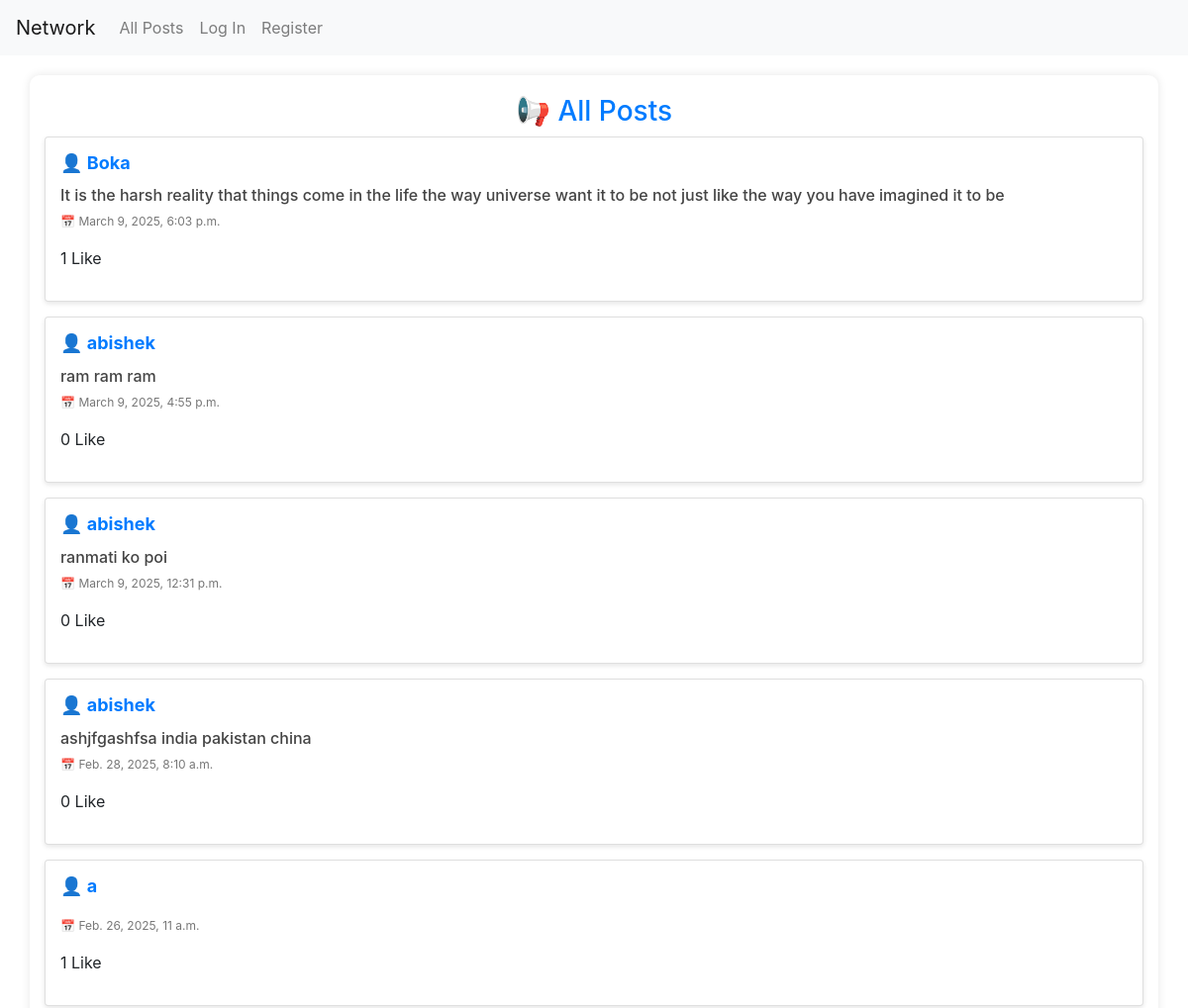
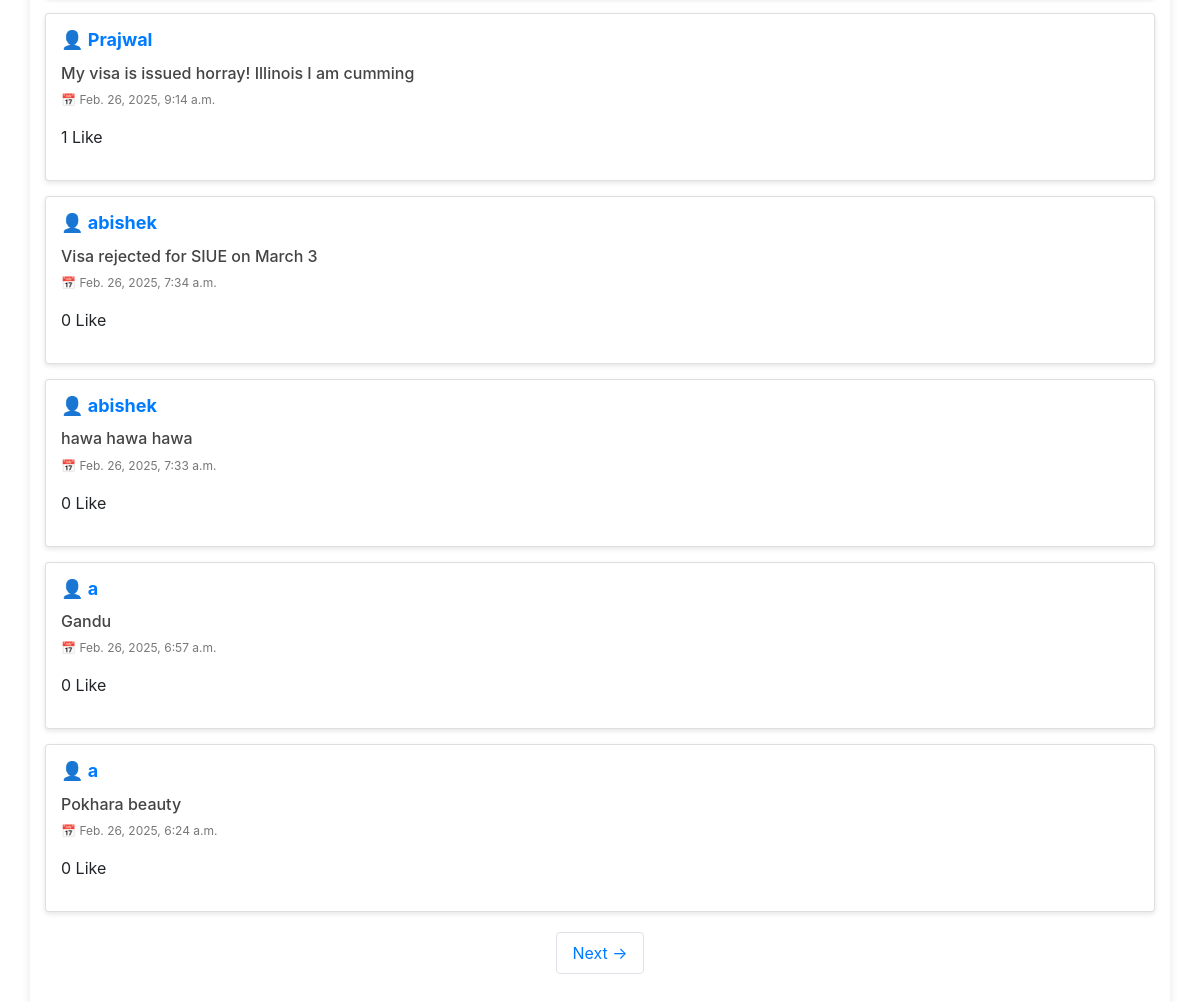
The page / on the database its author committed (2 pictures, top to bottom).
### network/models.py (models this page shows, shortened)
class Post(models.Model):
    content = models.CharField(max_length=140)
    user = models.ForeignKey(User, on_delete=models.CASCADE, related_name="author")
    date = models.DateTimeField(auto_now_add=True)

class User(AbstractUser):
    pass

### network/views.py (the view)
# urls.py: path("", views.index, name="index"),
@csrf_exempt
def index(request):
    allPosts = Post.objects.all().order_by("id").reverse()
    paginator = Paginator(allPosts, 10)
    pageNumber = request.GET.get('page')
    posts_of_the_page = paginator.get_page(pageNumber)
    allLikes = Like.objects.all()
    whoYouLiked = []
    for post in posts_of_the_page:
        post.like_count = Like.objects.filter(post=post).count()
    try:
        for like in allLikes:
            if like.user.id == request.user.id:
                whoYouLiked.append(like.post.id)
    except:
        whoYouLiked = []
    return render(request, "network/index.html",{
        "posts": posts_of_the_page,
        "whoYouLiked": whoYouLiked
    })

### network/templates/network/index.html (shortened to what this page needs)
{% extends "network/layout.html" %}
{% load static%}
{% block body %}
    <div class="container">
        <h1 class="title">📢 All Posts</h1>
        <div class="">
            {% for post in posts %}
            <div class="post card">
                <h5 class="username"><a href="{% url 'profile' user_id=post.user.id%}">👤 <strong>{{ post.user }}</strong></a></h5>
                <h6 class="content" id="content_{{post.id}}">{{ post.content }}</h6>
                <p class="date">📅 {{ post.date }}</p>
                <p id="likecount_{{post.id}}">{{post.like_count}} Like</p>
            </div>
            {% endfor %}
        </div>
        <nav aria-label="Page navigation">
            <ul class="pagination justify-content-center">
                {% if posts.has_next %}
                    <li class="page-item"><a class="page-link" href="?page={{ posts.next_page_number }}">Next →</a></li>
                {% endif %}
            </ul>
        </nav>
    </div>
{% endblock %}

### network/templates/network/layout.html (shortened to what this page needs)
{% load static %}
<!DOCTYPE html>
<html lang="en">
    <head>
        <link href="{% static 'network/style.css' %}" rel="stylesheet">
        <link rel="stylesheet" href="https://stackpath.bootstrapcdn.com/bootstrap/4.4.1/css/bootstrap.min.css">
        <link rel="stylesheet" href="https://cdnjs.cloudflare.com/ajax/libs/font-awesome/4.7.0/css/font-awesome.min.css">
    </head>
    <body>
        <nav class="navbar navbar-expand-lg navbar-light bg-light">
            <a class="navbar-brand" href="{% url 'index' %}">Network</a>
            <div>
              <ul class="navbar-nav mr-auto">
                <li class="nav-item">
                  <a class="nav-link" href="{% url 'index' %}">All Posts</a>
                </li>
                {% if user.is_authenticated %}
                    <li class="nav-item">
                        <a class="nav-link" href="{% url 'following' %}">Following</a>
                    </li>
                    <li class="nav-item">
                        <a class="nav-link" href="{% url 'logout' %}">Log Out</a>
                    </li>
                {% else %}
                    <li class="nav-item">
                        <a class="nav-link" href="{% url 'login' %}">Log In</a>
                    </li>
                    <li class="nav-item">
                        <a class="nav-link" href="{% url 'register' %}">Register</a>
                    </li>
                {% endif %}
              </ul>
            </div>
          </nav>
        <div class="body">
            {% block body %}
            {% endblock %}
        </div>
    </body>
</html>

### network/static/network/style.css (style rules this page uses)
body { font-family: 'Arial', sans-serif; background-color: #f4f4f4; margin: 0; padding: 0; }
.container { width: 80%; margin: auto; padding: 20px; background: white; box-shadow: 0px 0px 10px rgba(0, 0, 0, 0.1); border-radius: 10px; margin-top: 20px; }
.title { text-align: center; color: #007bff; font-size: 28px; }
.post { background: #ffffff; padding: 15px; margin-bottom: 15px; border-radius: 10px; box-shadow: 0px 2px 5px rgba(0, 0, 0, 0.1); }
.username { font-size: 18px; color: #007bff; }
.content { font-size: 16px; margin-top: 5px; color: #444; }
.date { font-size: 12px; color: #777; }
.pagination { margin-top: 20px; }
.page-item a { color: #007bff; padding: 10px 15px; border-radius: 5px; transition: background 0.3s; }

### rows shown on the page
Post: user "Boka", content "It is the harsh reality that things come in the life the way universe want it to be not just like the way you have imagined it to be", date "March 9, 2025, 6:03 p.m.", like_count "1"
Post: user "abishek", content "ram ram ram", date "March 9, 2025, 4:55 p.m.", like_count "0"
Post: user "abishek", content "ranmati ko poi", date "March 9, 2025, 12:31 p.m.", like_count "0"
Post: user "abishek", content "ashjfgashfsa india pakistan china", date "Feb. 28, 2025, 8:10 a.m.", like_count "0"
Post: user "a", date "Feb. 26, 2025, 11 a.m.", like_count "1"
Post: user "Prajwal", content "My visa is issued horray! Illinois I am cumming", date "Feb. 26, 2025, 9:14 a.m.", like_count "1"
Post: user "abishek", content "Visa rejected for SIUE on March 3", date "Feb. 26, 2025, 7:34 a.m.", like_count "0"
Post: user "abishek", content "hawa hawa hawa", date "Feb. 26, 2025, 7:33 a.m.", like_count "0"
Post: user "a", content "Gandu", date "Feb. 26, 2025, 6:57 a.m.", like_count "0"
Post: user "a", content "Pokhara beauty", date "Feb. 26, 2025, 6:24 a.m.", like_count "0"
